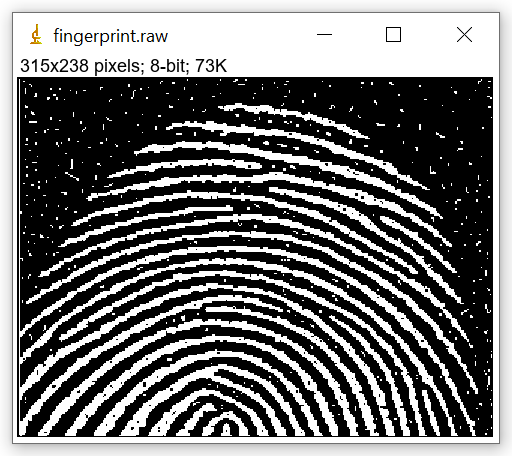
#> input picture DIP/Week 11/finger.png, 512 x 456 px
$ jupyter execute morphology_binary_images_Mardonali_Fayzullayev.ipynb
#> lines starting #> are read from the running program, lines starting #| are printed output that depends on the picture; after the words box and inside, x2 and y2 are one past the last pixel; in counts of white or black regions, pixels touching at a corner belong together
# Morphology in Binary Images

## Erosion, Dilation, Opening, and Closing

This notebook introduces the main morphological operations used in **binary image processing**:

- **Erosion**
- **Dilation**
- **Opening**
- **Closing**

It includes:
- concise theory
- equations for each operation
- simple Python examples
- visual demonstrations
- student tasks
- challenge exercises

---
## Learning objectives

By the end of this notebook, students should be able to:

1. explain the role of a **structuring element**
2. apply erosion and dilation to binary images
3. distinguish between opening and closing
4. interpret how morphology changes object boundaries and noise
5. implement these operations in Python

## 1. Binary Images

A **binary image** contains only two possible pixel values, usually:

- **1** for foreground (object)
- **0** for background

Morphological operations process the shape of foreground objects using a small mask called a **structuring element**.

---
## 2. Structuring Element

A structuring element is a small binary pattern, for example:

$$
B =
\begin{bmatrix}
1 & 1 & 1 \\
1 & 1 & 1 \\
1 & 1 & 1
\end{bmatrix}
$$

This kernel slides over the image and determines how the foreground is modified.

## 3. Erosion

Erosion **shrinks** foreground objects.

### Set-theoretic equation

$$
A \ominus B = \{ z \mid B_z \subseteq A \}
$$

Where:
- \(A\) is the binary image (foreground set)
- \(B\) is the structuring element
- \(B_z\) is the translation of \(B\) by \(z\)

### Intuition

A foreground pixel remains 1 **only if** the structuring element fits completely inside the object at that location.

### Effect of erosion

- removes small white noise
- thins objects
- breaks narrow connections
- shrinks boundaries

## 4. Dilation

Dilation **expands** foreground objects.

### Set-theoretic equation

$$
A \oplus B = \{ z \mid (\hat{B})_z \cap A \neq \emptyset \}
$$

A common intuitive interpretation is:
- a pixel becomes foreground if **any** relevant part of the structuring element overlaps the object

### Effect of dilation

- enlarges objects
- fills tiny holes
- connects nearby components
- thickens boundaries

## 5. Opening

Opening is erosion followed by dilation.

### Equation

$$
A \circ B = (A \ominus B) \oplus B
$$

### Effect of opening

- removes small bright objects
- smooths boundaries
- preserves larger object shape better than erosion alone

Opening is useful when the image contains **small foreground noise**.

## 6. Closing

Closing is dilation followed by erosion.

### Equation

$$
A \bullet B = (A \oplus B) \ominus B
$$

### Effect of closing

- fills small holes in objects
- closes small gaps
- connects nearby foreground regions
- smooths boundaries

Closing is useful when objects contain **small black holes or gaps**.

## 7. Import libraries

The examples below use:
- **NumPy** for array creation
- **Matplotlib** for display
- **OpenCV** for morphology

Run the next cell first.

[cell 1]
import numpy as np
import cv2
import matplotlib.pyplot as plt

print("Libraries imported successfully.")

## 8. Create a simple binary image

We will generate a synthetic binary image with:
- one main square object
- a small noise dot
- a small hole inside the object

[cell 2]
img = np.zeros((12, 12), dtype=np.uint8)

# Main object
img[3:9, 3:9] = 1

# Small hole inside the object
img[5, 5] = 0

# Small foreground noise
img[1, 10] = 1

print(img)

[cell 3]
plt.figure(figsize=(5, 5))
plt.imshow(img, cmap='gray', vmin=0, vmax=1)
plt.title("Original Binary Image")
plt.axis("off")
plt.show()

## 9. Define the structuring element

Here we use a 3×3 square kernel.

[cell 4]
kernel = np.ones((3, 3), dtype=np.uint8)
print(kernel)

## 10. Apply erosion

Observe how:
- the object becomes smaller
- the tiny noise dot disappears
- narrow details can be lost

[cell 5]
eroded = cv2.erode(img, kernel, iterations=1)

plt.figure(figsize=(5, 5))
plt.imshow(eroded, cmap='gray', vmin=0, vmax=1)
plt.title("Eroded Image")
plt.axis("off")
plt.show()

print(eroded)

## 11. Apply dilation

Observe how:
- the object grows
- the small hole may reduce or disappear
- small components can become larger

[cell 6]
dilated = cv2.dilate(img, kernel, iterations=1)

plt.figure(figsize=(5, 5))
plt.imshow(dilated, cmap='gray', vmin=0, vmax=1)
plt.title("Dilated Image")
plt.axis("off")
plt.show()

print(dilated)

## 12. Apply opening

Opening = erosion + dilation

It is often used to remove small foreground noise while keeping the main object.

[cell 7]
opened = cv2.morphologyEx(img, cv2.MORPH_OPEN, kernel)

plt.figure(figsize=(5, 5))
plt.imshow(opened, cmap='gray', vmin=0, vmax=1)
plt.title("Opened Image")
plt.axis("off")
plt.show()

print(opened)

## 13. Apply closing

Closing = dilation + erosion

It is often used to fill small holes and close small breaks.

[cell 8]
closed = cv2.morphologyEx(img, cv2.MORPH_CLOSE, kernel)

plt.figure(figsize=(5, 5))
plt.imshow(closed, cmap='gray', vmin=0, vmax=1)
plt.title("Closed Image")
plt.axis("off")
plt.show()

print(closed)

## 14. Compare all operations side by side

[cell 9]
images = [img, eroded, dilated, opened, closed]
titles = ["Original", "Erosion", "Dilation", "Opening", "Closing"]

plt.figure(figsize=(15, 3))
for i in range(len(images)):
    plt.subplot(1, 5, i + 1)
    plt.imshow(images[i], cmap='gray', vmin=0, vmax=1)
    plt.title(titles[i])
    plt.axis("off")
plt.tight_layout()
plt.show()
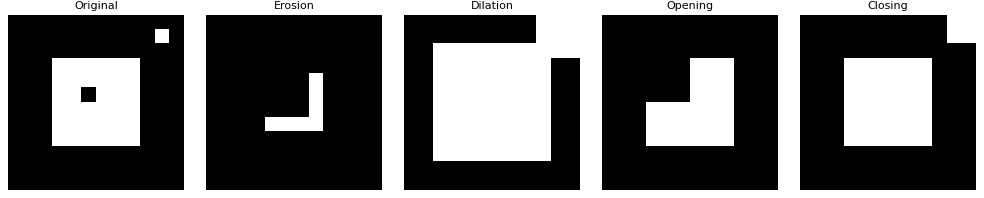
#> figure drawn by matplotlib, 5 panels

## 15. A second example with gaps and holes

This example shows more clearly when opening and closing are useful.

[cell 10]
img2 = np.zeros((15, 15), dtype=np.uint8)

# Large rectangle
img2[3:12, 3:12] = 1

# Add small holes
img2[5, 5] = 0
img2[8, 8] = 0

# Add a gap in the boundary
img2[3:5, 7] = 0

# Add noise
img2[1, 1] = 1
img2[13, 13] = 1

opened2 = cv2.morphologyEx(img2, cv2.MORPH_OPEN, kernel)
closed2 = cv2.morphologyEx(img2, cv2.MORPH_CLOSE, kernel)

plt.figure(figsize=(12, 4))

plt.subplot(1, 3, 1)
plt.imshow(img2, cmap='gray', vmin=0, vmax=1)
plt.title("Original Example 2")
plt.axis("off")

plt.subplot(1, 3, 2)
plt.imshow(opened2, cmap='gray', vmin=0, vmax=1)
plt.title("Opening")
plt.axis("off")

plt.subplot(1, 3, 3)
plt.imshow(closed2, cmap='gray', vmin=0, vmax=1)
plt.title("Closing")
plt.axis("off")

plt.tight_layout()
plt.show()
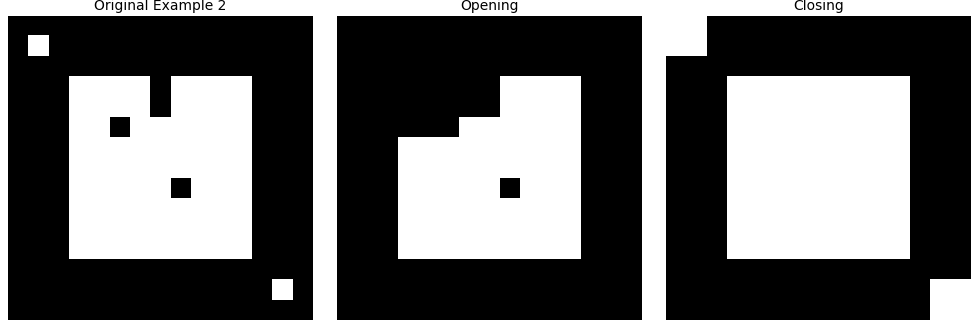
#> figure drawn by matplotlib, 3 panels

## 16. Interpretation summary

### Erosion
Best for:
- removing small foreground noise
- shrinking objects
- separating touching objects

### Dilation
Best for:
- growing objects
- connecting nearby components
- filling very small gaps

### Opening
Best for:
- removing small bright noise
- preserving the general shape of larger objects

### Closing
Best for:
- filling small dark holes
- connecting small breaks inside objects

## 17. Student Tasks

### Task 1
Create a binary image of size **20 × 20** that contains:
- one square
- one circle-like object
- at least two isolated noise pixels

Then display the image.

### Task 2
Use a **3 × 3** kernel and apply:
- erosion
- dilation
- opening
- closing

Display all outputs.

### Task 3
Change the kernel to **5 × 5** and compare the results with the **3 × 3** kernel.

Write 3–4 sentences about:
- which operation changed the object the most
- which operation removed noise best
- which operation filled holes best

### Task 4
Create a binary image with two nearby objects separated by a one-pixel gap.
Apply dilation and explain whether the objects become connected.

### Task 5
Create an object with a small hole inside it.
Apply closing and explain the result.

## 18. Challenge Exercises

### Challenge 1
Without using `cv2.morphologyEx`, implement **opening** manually by combining:
1. erosion
2. dilation

### Challenge 2
Without using `cv2.morphologyEx`, implement **closing** manually by combining:
1. dilation
2. erosion

### Challenge 3
Test three different structuring elements:
- 3 × 3 square
- 5 × 5 square
- cross-shaped kernel

Then compare how they affect the same binary image.

### Challenge 4
Generate a binary image with multiple noisy objects and try to:
- remove isolated foreground pixels with opening
- fill small holes with closing

Explain why the order of operations matters.

### Challenge 5
Write a function:

```python
def show_morphology_results(binary_image, kernel):
    ...
```

The function should display:
- original
- eroded
- dilated
- opened
- closed

## 19. Starter code for students

Use this as a base for your own experiments.

[cell 11]
# Starter template

student_img = np.zeros((20, 20), dtype=np.uint8)

# Example object
student_img[5:15, 5:15] = 1

# Add noise
student_img[2, 2] = 1
student_img[17, 16] = 1

student_kernel = np.ones((3, 3), dtype=np.uint8)

student_eroded = cv2.erode(student_img, student_kernel, iterations=1)
student_dilated = cv2.dilate(student_img, student_kernel, iterations=1)
student_opened = cv2.morphologyEx(student_img, cv2.MORPH_OPEN, student_kernel)
student_closed = cv2.morphologyEx(student_img, cv2.MORPH_CLOSE, student_kernel)

plt.figure(figsize=(12, 6))

plt.subplot(2, 3, 1)
plt.imshow(student_img, cmap='gray', vmin=0, vmax=1)
plt.title("Original")
plt.axis("off")

plt.subplot(2, 3, 2)
plt.imshow(student_eroded, cmap='gray', vmin=0, vmax=1)
plt.title("Erosion")
plt.axis("off")

plt.subplot(2, 3, 3)
plt.imshow(student_dilated, cmap='gray', vmin=0, vmax=1)
plt.title("Dilation")
plt.axis("off")

plt.subplot(2, 3, 4)
plt.imshow(student_opened, cmap='gray', vmin=0, vmax=1)
plt.title("Opening")
plt.axis("off")

plt.subplot(2, 3, 5)
plt.imshow(student_closed, cmap='gray', vmin=0, vmax=1)
plt.title("Closing")
plt.axis("off")

plt.tight_layout()
plt.show()
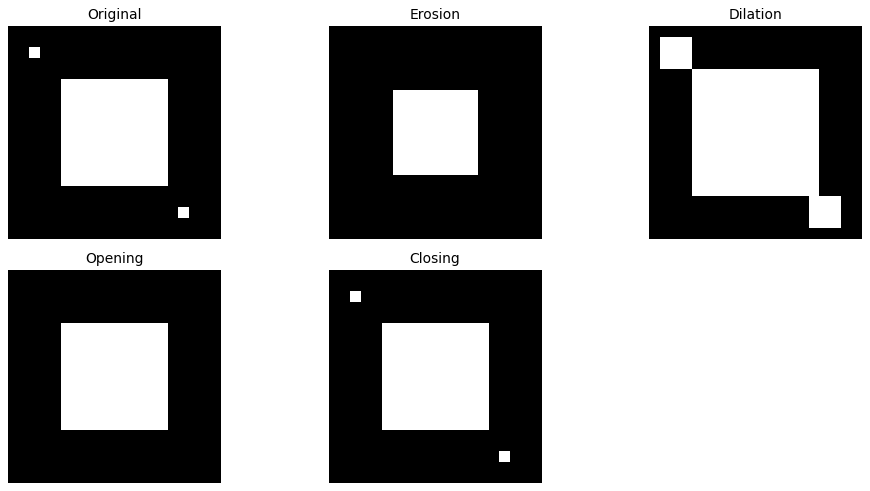
#> figure drawn by matplotlib, 5 panels

## 20. Reflection Questions

1. Why does erosion remove small objects?
2. Why is opening better than erosion alone for noise removal?
3. Why does closing help with holes inside foreground objects?
4. How does kernel size affect the final result?
5. When would you choose opening before closing, and when would you choose closing before opening?

## 21. Extra

Use a real black-and-white image or generate your own synthetic binary image.
Then:

- apply all four operations
- test at least two different kernels
- write a short comparison report with figures

Recommended report sections:
1. image description
2. kernel used
3. results of each morphology operation
4. conclusion

## 22. Conclusion

Morphological operations are fundamental tools for binary image analysis.

- **Erosion** shrinks foreground objects.
- **Dilation** expands foreground objects.
- **Opening** removes small foreground noise.
- **Closing** fills small holes and gaps.

These operations are widely used in preprocessing, segmentation, object cleanup, and shape analysis.

# **ALL TASKS ARE HERE**

# **Task 1: Load and Convert Image to Binary**

[cell 12]
import cv2
import numpy as np
import matplotlib.pyplot as plt

# Load the image in grayscale
img = cv2.imread('finger.png', cv2.IMREAD_GRAYSCALE)

# Convert to binary using threshold
_, binary = cv2.threshold(img, 100, 255, cv2.THRESH_BINARY)
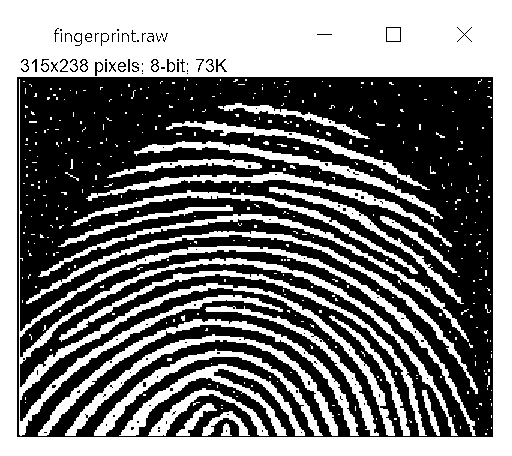
#> binary: shape (456, 512); 46.9% white; 414 white regions (382 under 20 px), largest, box (x1, y1, x2, y2) and area: (0, 0, 512, 456) 60756, (19, 79, 476, 436) 11622, (38, 319, 359, 436) 2931

# Display result
plt.imshow(binary, cmap='gray')
plt.title("Binary Image")
plt.axis('off')
plt.show()

Explanation:

In this task, the fingerprint image is loaded in grayscale format. Then, a thresholding technique is applied to convert it into a binary image, where pixel values become either black (0) or white (255). This simplifies further processing.

# **Task 2: Apply Erosion**

[cell 13]
kernel = np.ones((3,3), np.uint8)

erosion = cv2.erode(binary, kernel, iterations=1)
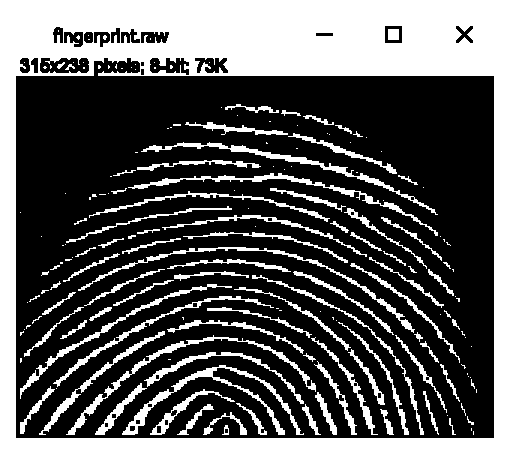
#> erosion: shape (456, 512); 35.1% white; 182 white regions (96 under 20 px), largest, box (x1, y1, x2, y2) and area: (0, 0, 512, 456) 56696, (122, 365, 304, 435) 1543, (66, 335, 316, 435) 1320

plt.imshow(erosion, cmap='gray')
plt.title("Erosion")
plt.axis('off')
plt.show()

Explanation:

Erosion removes small white noise and shrinks the white regions in the image. It is useful for eliminating tiny unwanted details.

# **Task 3: Apply Dilation**

[cell 14]
dilation = cv2.dilate(binary, kernel, iterations=1)
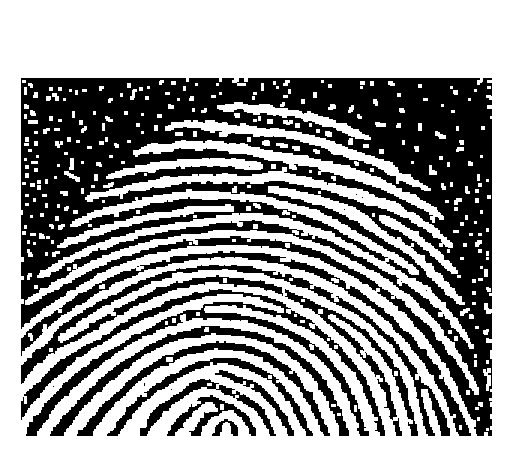
#> dilation: shape (456, 512); 59.4% white; 23 black regions (10 under 20 px), largest, box (x1, y1, x2, y2) and area: (21, 78, 492, 436) 67129, (21, 289, 385, 436) 6589, (21, 265, 450, 436) 5104

plt.imshow(dilation, cmap='gray')
plt.title("Dilation")
plt.axis('off')
plt.show()

Explanation:

Dilation increases the white regions in the image. It helps in filling small holes and connecting broken parts of objects.

# **Task 4: Apply Opening**

[cell 15]
opening = cv2.morphologyEx(binary, cv2.MORPH_OPEN, kernel)
#> opening: shape (456, 512); 45.7% white; 71 white regions (32 under 20 px), largest, box (x1, y1, x2, y2) and area: (0, 0, 512, 456) 60329, (19, 246, 475, 426) 3090, (19, 258, 457, 436) 3010

plt.imshow(opening, cmap='gray')
plt.title("Opening")
plt.axis('off')
plt.show()

Explanation:

Opening is a combination of erosion followed by dilation. It is mainly used to remove noise while preserving the shape of objects.

# **Task 5: Apply Closing**

[cell 16]
closing = cv2.morphologyEx(binary, cv2.MORPH_CLOSE, kernel)
#> closing: shape (456, 512); 48.1% white; 345 white regions (328 under 20 px), largest, box (x1, y1, x2, y2) and area: (0, 0, 512, 456) 92676, (26, 231, 478, 394) 2744, (38, 214, 469, 342) 2440

plt.imshow(closing, cmap='gray')
plt.title("Closing")
plt.axis('off')
plt.show()

Explanation:

Closing is dilation followed by erosion. It helps in filling small gaps or holes inside objects.

# **Task 6: Compare All Results**

[cell 17]
titles = ["Original", "Erosion", "Dilation", "Opening", "Closing"]
images = [binary, erosion, dilation, opening, closing]

plt.figure(figsize=(12,5))

for i in range(5):
    plt.subplot(1,5,i+1)
    plt.imshow(images[i], cmap='gray')
    plt.title(titles[i])
    plt.axis('off')

plt.show()

# **Comparison: Original vs Opened vs Opened+Closed**

[cell 18]
# Apply Opening
opened = cv2.morphologyEx(binary, cv2.MORPH_OPEN, kernel)

# Apply Closing AFTER Opening
opened_closed = cv2.morphologyEx(opened, cv2.MORPH_CLOSE, kernel)
#> opened_closed: shape (456, 512); 46.6% white; 33 white regions (20 under 20 px), largest, box (x1, y1, x2, y2) and area: (0, 0, 512, 456) 90858, (26, 231, 467, 370) 2639, (40, 214, 467, 339) 2397

# Show all images side by side
titles = ["Original Binary Image", "Opened Image", "Opened + Closed Image"]
images = [binary, opened, opened_closed]

plt.figure(figsize=(10,4))

for i in range(3):
    plt.subplot(1,3,i+1)
    plt.imshow(images[i], cmap='gray')
    plt.title(titles[i])
    plt.axis('off')

plt.show()

# **This is just a Task: Full Processing Pipeline**

[cell 19]
import cv2
import numpy as np
import matplotlib.pyplot as plt

# Load grayscale image
img = cv2.imread('finger.png', cv2.IMREAD_GRAYSCALE)

# Adaptive Threshold (better for real images like fingerprint)
binary_adaptive = cv2.adaptiveThreshold(
    img,
    255,
    cv2.ADAPTIVE_THRESH_GAUSSIAN_C,
    cv2.THRESH_BINARY,
    11,
    2
)
#> binary_adaptive: shape (456, 512); 56.7% white; 177 black regions (90 under 20 px), largest, box (x1, y1, x2, y2) and area: (17, 77, 493, 437) 90562, (12, 12, 501, 445) 2725, (96, 113, 122, 151) 456

# Kernel
kernel = np.ones((3,3), np.uint8)

# Opening
opened = cv2.morphologyEx(binary_adaptive, cv2.MORPH_OPEN, kernel)
#> opened: shape (456, 512); 54.4% white; 77 black regions (39 under 20 px), largest, box (x1, y1, x2, y2) and area: (17, 59, 493, 437) 98382, (12, 12, 501, 445) 2725, (53, 28, 168, 46) 657

# Closing after opening
final = cv2.morphologyEx(opened, cv2.MORPH_CLOSE, kernel)
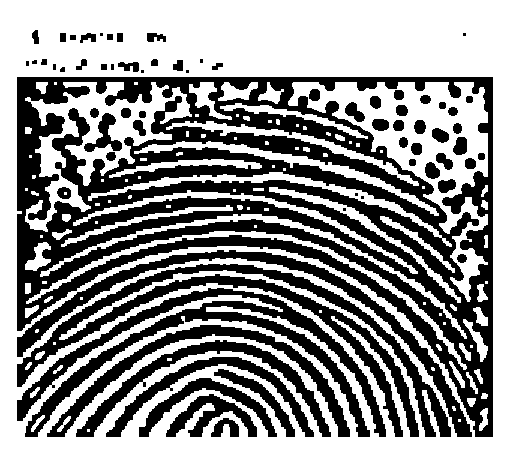
#> final: shape (456, 512); 56.4% white; 69 black regions (12 under 20 px), largest, box (x1, y1, x2, y2) and area: (17, 77, 493, 437) 56771, (17, 264, 451, 437) 10658, (17, 288, 386, 437) 9488

# Show results side by side
titles = ["Grayscale Image", "Binary (Adaptive Threshold)", "Final Result (Opened + Closed)"]
images = [img, binary_adaptive, final]

plt.figure(figsize=(12,4))

for i in range(3):
    plt.subplot(1,3,i+1)
    plt.imshow(images[i], cmap='gray')
    plt.title(titles[i])
    plt.axis('off')

plt.show()

[cell 20]
import cv2
import numpy as np
import matplotlib.pyplot as plt
from google.colab import files

# Upload images (finger.png va text.png ni tanlaysan)
uploaded = files.upload()
#> the answer given: finger.png


# Load binary image (Colab version)
def load_binary_image(image_name):
#> called with image_name = 'finger.png'
    image = cv2.imread(image_name, cv2.IMREAD_GRAYSCALE)

    if image is None:
        raise FileNotFoundError(f"Could not load {image_name}")

    _, binary_image = cv2.threshold(
        image, 0, 1, cv2.THRESH_BINARY_INV + cv2.THRESH_OTSU
    )
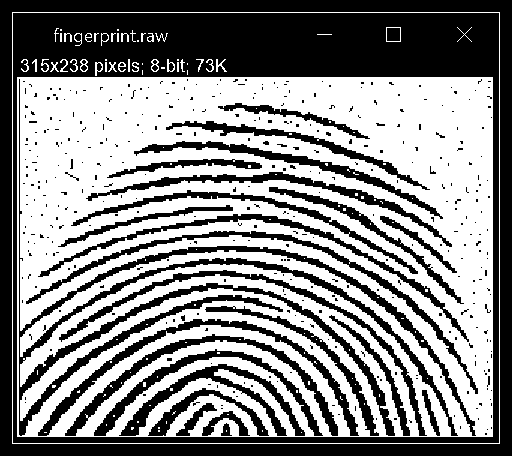
#> binary_image: shape (456, 512); values 0 (black) and 1 (white), 54% white; 417 black regions (384 under 20 px), largest, box (x1, y1, x2, y2) and area: (13, 13, 499, 443) 36084, (0, 0, 512, 456) 22656, (19, 79, 476, 436) 11622
#> call 2 of load_binary_image, with image_name = 'text.png'
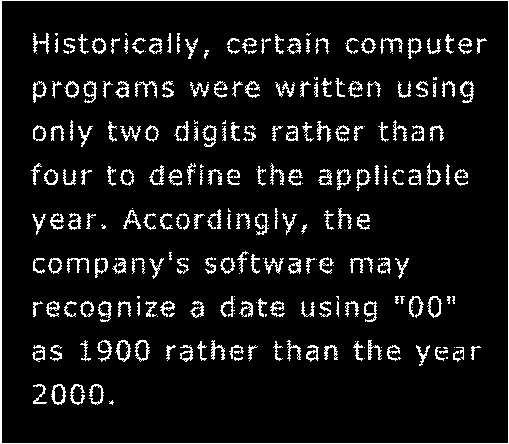
#> input picture DIP/Week 11/text.png, 509 x 444 px

    return binary_image


# Morphology function
def show_solution_results(title, binary_image, kernel):
#> called with title = 'Task 2 - finger.png', kernel = array of shape (3, 3)
    eroded_image = cv2.erode(binary_image, kernel, iterations=1)
    dilated_image = cv2.dilate(binary_image, kernel, iterations=1)
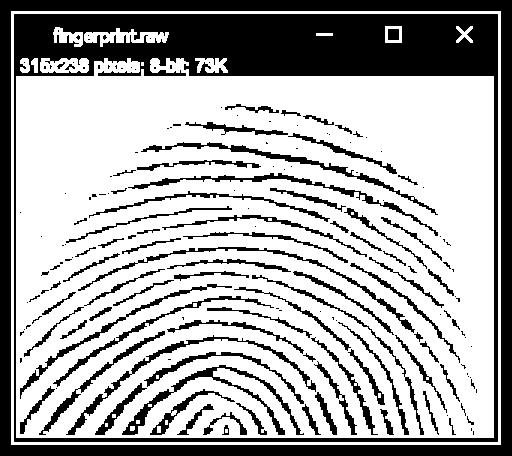
#> dilated_image: shape (456, 512); values 0 (black) and 1 (white), 67.3% white; 180 black regions (93 under 20 px), largest, box (x1, y1, x2, y2) and area: (14, 14, 498, 442) 30255, (0, 0, 512, 456) 20812, (122, 365, 304, 435) 1543
    opened_image = cv2.morphologyEx(binary_image, cv2.MORPH_OPEN, kernel)
#> opened_image: shape (456, 512); values 0 (black) and 1 (white), 51.9% white; 345 black regions (328 under 20 px), largest, box (x1, y1, x2, y2) and area: (0, 0, 512, 456) 92658, (26, 231, 478, 394) 2744, (38, 214, 469, 342) 2440
    closed_image = cv2.morphologyEx(binary_image, cv2.MORPH_CLOSE, kernel)
#> closed_image: shape (456, 512); values 0 (black) and 1 (white), 55.2% white; 73 black regions (31 under 20 px), largest, box (x1, y1, x2, y2) and area: (13, 13, 499, 443) 35512, (0, 0, 512, 456) 22656, (19, 246, 475, 426) 3090
#> (the rest of the program and of its run is left out)
